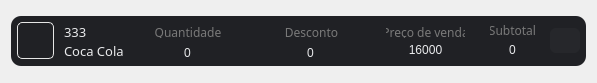
<?xml version="1.0" encoding="UTF-8"?>
<ui version="4.0">
 <class>lista_de_registro_pra_venda</class>
 <widget class="QWidget" name="lista_de_registro_pra_venda">
  <property name="geometry">
   <rect>
    <x>0</x>
    <y>0</y>
    <width>597</width>
    <height>83</height>
   </rect>
  </property>
  <property name="windowTitle">
   <string>Form</string>
  </property>
  <property name="styleSheet">
   <string notr="true">QPushButton{
border: 1px solid rgb(230, 230, 230);
border-radius:5px;}

QLabel{color: rgb(233, 234, 236);}

QLineEdit{
	background-color: transparent; 
	border-radius: 6px;
	border: transparent;
	color: rgb(233, 234, 236);}

QLineEdit:hover{
	background-color: transparent; 
	border: 1px solid rgb(121, 121, 121); 
	color: rgb(233, 234, 236);}

QLineEdit:focus{
	background-color: transparent; 
	border: 1px solid rgb(161, 161, 161); 
	color: rgb(233, 234, 236);}

QFrame{
	background-color: rgb(32, 33, 37);
	border-radius:10px;}

#lbl_venda, 
#lbl_quantidade, 
#lbl_preco,
#lbl_subtotal,
#lbl_desconto
{color: rgb(121, 121, 121)}

#btn_eliminar{
            color: rgb(233, 234, 236);
            background-color: rgb(38, 39, 43);
            border: none;
            border-radius: 6px;
}
#btn_eliminar:hover {
 	background-color: rgb(49, 50, 55)
 }
#btn_eliminar:pressed {
 	background-color: rgb(38, 39, 43);
}</string>
  </property>
  <layout class="QHBoxLayout" name="horizontalLayout_3">
   <item>
    <widget class="QFrame" name="frame_registro">
     <property name="minimumSize">
      <size>
       <width>0</width>
       <height>50</height>
      </size>
     </property>
     <property name="maximumSize">
      <size>
       <width>16777215</width>
       <height>50</height>
      </size>
     </property>
     <property name="styleSheet">
      <string notr="true"/>
     </property>
     <property name="frameShape">
      <enum>QFrame::StyledPanel</enum>
     </property>
     <property name="frameShadow">
      <enum>QFrame::Raised</enum>
     </property>
     <layout class="QHBoxLayout" name="horizontalLayout_8">
      <property name="spacing">
       <number>5</number>
      </property>
      <property name="leftMargin">
       <number>6</number>
      </property>
      <property name="topMargin">
       <number>0</number>
      </property>
      <property name="rightMargin">
       <number>6</number>
      </property>
      <property name="bottomMargin">
       <number>0</number>
      </property>
      <item>
       <widget class="QPushButton" name="icon_image">
        <property name="minimumSize">
         <size>
          <width>37</width>
          <height>37</height>
         </size>
        </property>
        <property name="maximumSize">
         <size>
          <width>37</width>
          <height>37</height>
         </size>
        </property>
        <property name="icon">
         <iconset>
          <normaloff>../../../../../../imagem de modelo/transferir-removebg-preview.png</normaloff>../../../../../../imagem de modelo/transferir-removebg-preview.png</iconset>
        </property>
        <property name="iconSize">
         <size>
          <width>60</width>
          <height>60</height>
         </size>
        </property>
       </widget>
      </item>
      <item>
       <widget class="QFrame" name="frame_chave_nome">
        <property name="frameShape">
         <enum>QFrame::StyledPanel</enum>
        </property>
        <property name="frameShadow">
         <enum>QFrame::Raised</enum>
        </property>
        <layout class="QVBoxLayout" name="verticalLayout_9">
         <property name="leftMargin">
          <number>5</number>
         </property>
         <property name="rightMargin">
          <number>0</number>
         </property>
         <item>
          <widget class="QLabel" name="chave">
           <property name="font">
            <font>
             <family>Segoe UI Semibold</family>
             <pointsize>10</pointsize>
            </font>
           </property>
           <property name="text">
            <string>333</string>
           </property>
          </widget>
         </item>
         <item>
          <widget class="QLabel" name="nome_produto">
           <property name="font">
            <font>
             <family>Zilla Slab Medium</family>
             <pointsize>10</pointsize>
            </font>
           </property>
           <property name="text">
            <string>Coca Cola</string>
           </property>
          </widget>
         </item>
        </layout>
       </widget>
      </item>
      <item>
       <widget class="QFrame" name="frame_quantidade">
        <property name="minimumSize">
         <size>
          <width>67</width>
          <height>0</height>
         </size>
        </property>
        <property name="maximumSize">
         <size>
          <width>1234567</width>
          <height>16777215</height>
         </size>
        </property>
        <property name="frameShape">
         <enum>QFrame::StyledPanel</enum>
        </property>
        <property name="frameShadow">
         <enum>QFrame::Raised</enum>
        </property>
        <layout class="QVBoxLayout" name="verticalLayout_2">
         <property name="leftMargin">
          <number>10</number>
         </property>
         <property name="topMargin">
          <number>10</number>
         </property>
         <property name="rightMargin">
          <number>10</number>
         </property>
         <property name="bottomMargin">
          <number>10</number>
         </property>
         <item>
          <widget class="QLabel" name="lbl_quantidade">
           <property name="font">
            <font>
             <family>Segoe UI Semibold</family>
            </font>
           </property>
           <property name="text">
            <string>Quantidade</string>
           </property>
           <property name="alignment">
            <set>Qt::AlignCenter</set>
           </property>
          </widget>
         </item>
         <item>
          <widget class="QLineEdit" name="let_quantidade">
           <property name="sizePolicy">
            <sizepolicy hsizetype="Preferred" vsizetype="Preferred">
             <horstretch>0</horstretch>
             <verstretch>0</verstretch>
            </sizepolicy>
           </property>
           <property name="minimumSize">
            <size>
             <width>0</width>
             <height>17</height>
            </size>
           </property>
           <property name="text">
            <string>0</string>
           </property>
           <property name="maxLength">
            <number>1000000767</number>
           </property>
           <property name="alignment">
            <set>Qt::AlignCenter</set>
           </property>
          </widget>
         </item>
        </layout>
       </widget>
      </item>
      <item>
       <widget class="QFrame" name="frame_desconto">
        <property name="minimumSize">
         <size>
          <width>60</width>
          <height>0</height>
         </size>
        </property>
        <property name="maximumSize">
         <size>
          <width>1234567</width>
          <height>16777215</height>
         </size>
        </property>
        <property name="frameShape">
         <enum>QFrame::StyledPanel</enum>
        </property>
        <property name="frameShadow">
         <enum>QFrame::Raised</enum>
        </property>
        <layout class="QVBoxLayout" name="verticalLayout_3">
         <property name="leftMargin">
          <number>10</number>
         </property>
         <property name="topMargin">
          <number>10</number>
         </property>
         <property name="rightMargin">
          <number>10</number>
         </property>
         <property name="bottomMargin">
          <number>10</number>
         </property>
         <item>
          <widget class="QLabel" name="lbl_desconto">
           <property name="font">
            <font>
             <family>Segoe UI Semibold</family>
            </font>
           </property>
           <property name="text">
            <string>Desconto</string>
           </property>
           <property name="alignment">
            <set>Qt::AlignCenter</set>
           </property>
          </widget>
         </item>
         <item>
          <widget class="QLineEdit" name="let_desconto">
           <property name="sizePolicy">
            <sizepolicy hsizetype="Preferred" vsizetype="Preferred">
             <horstretch>0</horstretch>
             <verstretch>0</verstretch>
            </sizepolicy>
           </property>
           <property name="minimumSize">
            <size>
             <width>0</width>
             <height>17</height>
            </size>
           </property>
           <property name="text">
            <string>0</string>
           </property>
           <property name="maxLength">
            <number>1000000767</number>
           </property>
           <property name="alignment">
            <set>Qt::AlignCenter</set>
           </property>
          </widget>
         </item>
        </layout>
       </widget>
      </item>
      <item>
       <widget class="QFrame" name="frame_venda">
        <property name="minimumSize">
         <size>
          <width>77</width>
          <height>0</height>
         </size>
        </property>
        <property name="maximumSize">
         <size>
          <width>2345678</width>
          <height>16777215</height>
         </size>
        </property>
        <property name="frameShape">
         <enum>QFrame::StyledPanel</enum>
        </property>
        <property name="frameShadow">
         <enum>QFrame::Raised</enum>
        </property>
        <layout class="QVBoxLayout" name="verticalLayout">
         <property name="leftMargin">
          <number>10</number>
         </property>
         <property name="topMargin">
          <number>10</number>
         </property>
         <property name="rightMargin">
          <number>10</number>
         </property>
         <property name="bottomMargin">
          <number>10</number>
         </property>
         <item>
          <widget class="QLabel" name="lbl_preco">
           <property name="font">
            <font>
             <family>Segoe UI Semibold</family>
            </font>
           </property>
           <property name="text">
            <string>Preço de venda</string>
           </property>
           <property name="alignment">
            <set>Qt::AlignCenter</set>
           </property>
          </widget>
         </item>
         <item>
          <widget class="QLabel" name="lbl_preco_valor">
           <property name="text">
            <string>16000</string>
           </property>
           <property name="alignment">
            <set>Qt::AlignCenter</set>
           </property>
          </widget>
         </item>
        </layout>
       </widget>
      </item>
      <item>
       <widget class="QFrame" name="frame_valor_persentual">
        <property name="minimumSize">
         <size>
          <width>65</width>
          <height>0</height>
         </size>
        </property>
        <property name="frameShape">
         <enum>QFrame::StyledPanel</enum>
        </property>
        <property name="frameShadow">
         <enum>QFrame::Raised</enum>
        </property>
        <layout class="QVBoxLayout" name="verticalLayout_6">
         <property name="leftMargin">
          <number>10</number>
         </property>
         <property name="topMargin">
          <number>8</number>
         </property>
         <property name="rightMargin">
          <number>10</number>
         </property>
         <property name="bottomMargin">
          <number>10</number>
         </property>
         <item>
          <widget class="QLabel" name="lbl_subtotal">
           <property name="maximumSize">
            <size>
             <width>16777215</width>
             <height>15</height>
            </size>
           </property>
           <property name="font">
            <font>
             <family>Segoe UI Semibold</family>
            </font>
           </property>
           <property name="text">
            <string>Subtotal</string>
           </property>
           <property name="alignment">
            <set>Qt::AlignCenter</set>
           </property>
          </widget>
         </item>
         <item>
          <widget class="QLabel" name="lbl_subtotal_valor">
           <property name="text">
            <string>0</string>
           </property>
           <property name="alignment">
            <set>Qt::AlignCenter</set>
           </property>
          </widget>
         </item>
        </layout>
       </widget>
      </item>
      <item>
       <widget class="QPushButton" name="btn_eliminar">
        <property name="minimumSize">
         <size>
          <width>30</width>
          <height>25</height>
         </size>
        </property>
        <property name="maximumSize">
         <size>
          <width>30</width>
          <height>25</height>
         </size>
        </property>
        <property name="sizeIncrement">
         <size>
          <width>0</width>
          <height>0</height>
         </size>
        </property>
        <property name="toolTip">
         <string>Opções</string>
        </property>
        <property name="icon">
         <iconset>
          <normaloff>../../../images/svg_icons/icon_close.svg</normaloff>../../../images/svg_icons/icon_close.svg</iconset>
        </property>
        <property name="iconSize">
         <size>
          <width>15</width>
          <height>15</height>
         </size>
        </property>
       </widget>
      </item>
     </layout>
    </widget>
   </item>
  </layout>
 </widget>
 <resources/>
 <connections/>
</ui>
